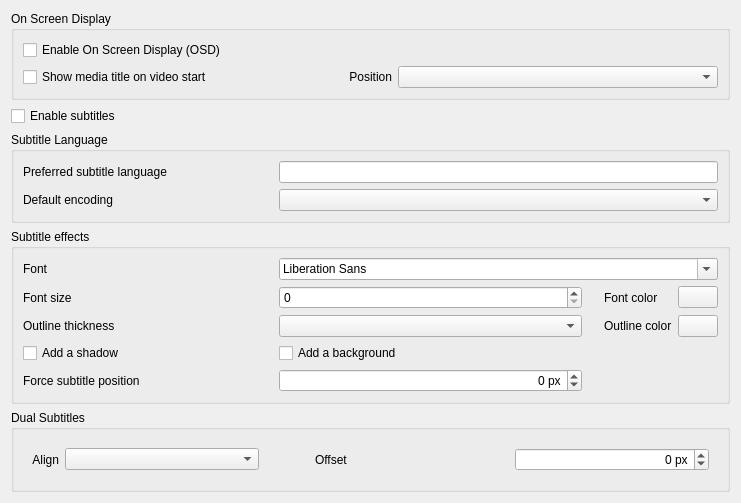
<?xml version="1.0" encoding="UTF-8"?>
<ui version="4.0">
 <author>Jean-Baptiste Kempf</author>
 <class>SPrefsSubtitles</class>
 <widget class="QWidget" name="SPrefsSubtitles">
  <property name="geometry">
   <rect>
    <x>0</x>
    <y>0</y>
    <width>741</width>
    <height>416</height>
   </rect>
  </property>
  <property name="windowTitle">
   <string>Form</string>
  </property>
  <layout class="QVBoxLayout" name="mainLayout">
   <item>
    <widget class="QGroupBox" name="groupBox_3">
     <property name="title">
      <string>On Screen Display</string>
     </property>
     <layout class="QGridLayout" name="gridLayout">
      <item row="0" column="0">
       <widget class="PreferenceToggle" name="OSDBox">
        <property name="text">
         <string>Enable On Screen Display (OSD)</string>
        </property>
       </widget>
      </item>
      <item row="1" column="0">
       <widget class="PreferenceToggle" name="OSDTitleBox">
        <property name="text">
         <string>Show media title on video start</string>
        </property>
       </widget>
      </item>
      <item row="1" column="2">
       <widget class="QComboBox" name="OSDTitlePos"/>
      </item>
      <item row="1" column="1">
       <widget class="QLabel" name="OSDTitlePosLabel">
        <property name="sizePolicy">
         <sizepolicy hsizetype="Maximum" vsizetype="Preferred">
          <horstretch>0</horstretch>
          <verstretch>0</verstretch>
         </sizepolicy>
        </property>
        <property name="text">
         <string>Position</string>
        </property>
        <property name="alignment">
         <set>Qt::AlignRight|Qt::AlignTrailing|Qt::AlignVCenter</set>
        </property>
        <property name="buddy">
         <cstring>OSDTitlePos</cstring>
        </property>
       </widget>
      </item>
     </layout>
    </widget>
   </item>
   <item>
    <widget class="PreferenceToggle" name="spuActiveBox">
     <property name="text">
      <string>Enable subtitles</string>
     </property>
    </widget>
   </item>
   <item>
    <widget class="QWidget" name="spuZone" native="true">
     <layout class="QVBoxLayout" name="spuZoneLayout">
      <property name="leftMargin">
       <number>0</number>
      </property>
      <property name="topMargin">
       <number>0</number>
      </property>
      <property name="rightMargin">
       <number>0</number>
      </property>
      <property name="bottomMargin">
       <number>0</number>
      </property>
      <item>
       <widget class="QGroupBox" name="groupBox_2">
        <property name="sizePolicy">
         <sizepolicy hsizetype="Preferred" vsizetype="Preferred">
          <horstretch>0</horstretch>
          <verstretch>0</verstretch>
         </sizepolicy>
        </property>
        <property name="title">
         <string>Subtitle Language</string>
        </property>
        <layout class="QGridLayout">
         <item row="0" column="0">
          <widget class="QLabel" name="subLangLabel">
           <property name="minimumSize">
            <size>
             <width>250</width>
             <height>0</height>
            </size>
           </property>
           <property name="text">
            <string>Preferred subtitle language</string>
           </property>
           <property name="buddy">
            <cstring>preferredLanguage</cstring>
           </property>
          </widget>
         </item>
         <item row="1" column="1">
          <widget class="QComboBox" name="encoding">
           <property name="maxVisibleItems">
            <number>12</number>
           </property>
          </widget>
         </item>
         <item row="0" column="1">
          <widget class="QLineEdit" name="preferredLanguage"/>
         </item>
         <item row="1" column="0">
          <widget class="QLabel" name="encodLabel">
           <property name="minimumSize">
            <size>
             <width>250</width>
             <height>0</height>
            </size>
           </property>
           <property name="text">
            <string>Default encoding</string>
           </property>
           <property name="buddy">
            <cstring>encoding</cstring>
           </property>
          </widget>
         </item>
        </layout>
       </widget>
      </item>
      <item>
       <widget class="QGroupBox" name="groupBox">
        <property name="title">
         <string>Subtitle effects</string>
        </property>
        <layout class="QGridLayout" name="gridLayout_2">
         <item row="0" column="0">
          <widget class="QLabel" name="fontLabel">
           <property name="minimumSize">
            <size>
             <width>250</width>
             <height>0</height>
            </size>
           </property>
           <property name="text">
            <string>Font</string>
           </property>
           <property name="buddy">
            <cstring>font</cstring>
           </property>
          </widget>
         </item>
         <item row="1" column="0">
          <widget class="QLabel" name="fontSizeLabel">
           <property name="minimumSize">
            <size>
             <width>250</width>
             <height>0</height>
            </size>
           </property>
           <property name="text">
            <string>Font size</string>
           </property>
           <property name="buddy">
            <cstring>fontSize</cstring>
           </property>
          </widget>
         </item>
         <item row="1" column="1">
          <widget class="QSpinBox" name="fontSize">
           <property name="sizePolicy">
            <sizepolicy hsizetype="Expanding" vsizetype="Fixed">
             <horstretch>0</horstretch>
             <verstretch>0</verstretch>
            </sizepolicy>
           </property>
          </widget>
         </item>
         <item row="1" column="2">
          <spacer name="fontSizeSpacer">
           <property name="orientation">
            <enum>Qt::Horizontal</enum>
           </property>
           <property name="sizeType">
            <enum>QSizePolicy::Preferred</enum>
           </property>
           <property name="sizeHint" stdset="0">
            <size>
             <width>10</width>
             <height>20</height>
            </size>
           </property>
          </spacer>
         </item>
         <item row="1" column="3">
          <widget class="QLabel" name="fontColorLabel">
           <property name="text">
            <string>Font color</string>
           </property>
           <property name="buddy">
            <cstring>fontColor</cstring>
           </property>
          </widget>
         </item>
         <item row="1" column="4">
          <widget class="QPushButton" name="fontColor"/>
         </item>
         <item row="2" column="0">
          <widget class="QLabel" name="fontEffectLabel">
           <property name="minimumSize">
            <size>
             <width>250</width>
             <height>0</height>
            </size>
           </property>
           <property name="text">
            <string>Outline thickness</string>
           </property>
           <property name="buddy">
            <cstring>effect</cstring>
           </property>
          </widget>
         </item>
         <item row="2" column="1">
          <widget class="QComboBox" name="effect">
           <property name="sizePolicy">
            <sizepolicy hsizetype="Expanding" vsizetype="Fixed">
             <horstretch>0</horstretch>
             <verstretch>0</verstretch>
            </sizepolicy>
           </property>
          </widget>
         </item>
         <item row="2" column="3">
          <widget class="QLabel" name="outlineColorLabel">
           <property name="text">
            <string>Outline color</string>
           </property>
           <property name="buddy">
            <cstring>outlineColor</cstring>
           </property>
          </widget>
         </item>
         <item row="2" column="4">
          <widget class="QPushButton" name="outlineColor"/>
         </item>
         <item row="3" column="0">
          <widget class="PreferenceToggle" name="shadowCheck">
           <property name="text">
            <string>Add a shadow</string>
           </property>
          </widget>
         </item>
         <item row="4" column="0">
          <widget class="QLabel" name="subsPosLabel">
           <property name="minimumSize">
            <size>
             <width>250</width>
             <height>0</height>
            </size>
           </property>
           <property name="text">
            <string>Force subtitle position</string>
           </property>
           <property name="buddy">
            <cstring>subsPosition</cstring>
           </property>
          </widget>
         </item>
         <item row="4" column="1">
          <widget class="QSpinBox" name="subsPosition">
           <property name="maximumSize">
            <size>
             <width>16777215</width>
             <height>16777215</height>
            </size>
           </property>
           <property name="alignment">
            <set>Qt::AlignRight|Qt::AlignTrailing|Qt::AlignVCenter</set>
           </property>
           <property name="suffix">
            <string> px</string>
           </property>
           <property name="minimum">
            <number>-1024</number>
           </property>
           <property name="maximum">
            <number>1024</number>
           </property>
          </widget>
         </item>
         <item row="0" column="1" colspan="4">
          <widget class="QFontComboBox" name="font"/>
         </item>
         <item row="3" column="1">
          <widget class="PreferenceToggle" name="backgroundCheck">
           <property name="text">
            <string>Add a background</string>
           </property>
          </widget>
         </item>
        </layout>
       </widget>
      </item>
      <item>
       <widget class="QGroupBox" name="groupBox_5">
        <property name="sizePolicy">
         <sizepolicy hsizetype="Preferred" vsizetype="Preferred">
          <horstretch>0</horstretch>
          <verstretch>0</verstretch>
         </sizepolicy>
        </property>
        <property name="title">
         <string>Dual Subtitles</string>
        </property>
        <layout class="QVBoxLayout" name="verticalLayout">
         <item>
          <widget class="QWidget" name="secondarySpuZone" native="true">
           <layout class="QGridLayout">
            <item row="0" column="1">
             <widget class="QComboBox" name="secondarySubsAlignment"/>
            </item>
            <item row="0" column="0">
             <widget class="QLabel" name="secondarySubsAlignmentLabel">
              <property name="sizePolicy">
               <sizepolicy hsizetype="Maximum" vsizetype="Preferred">
                <horstretch>0</horstretch>
                <verstretch>0</verstretch>
               </sizepolicy>
              </property>
              <property name="text">
               <string>Align</string>
              </property>
              <property name="alignment">
               <set>Qt::AlignRight|Qt::AlignTrailing|Qt::AlignVCenter</set>
              </property>
              <property name="buddy">
               <cstring>secondarySubsAlignment</cstring>
              </property>
             </widget>
            </item>
            <item row="0" column="2">
             <spacer name="secondarySubsAlignmentSpacer">
              <property name="orientation">
               <enum>Qt::Horizontal</enum>
              </property>
              <property name="sizeType">
               <enum>QSizePolicy::Preferred</enum>
              </property>
              <property name="sizeHint" stdset="0">
               <size>
                <width>50</width>
                <height>20</height>
               </size>
              </property>
             </spacer>
            </item>
            <item row="0" column="3">
             <widget class="QLabel" name="secondarySubsPosLabel">
              <property name="text">
               <string>Offset</string>
              </property>
              <property name="buddy">
               <cstring>secondarySubsPosition</cstring>
              </property>
             </widget>
            </item>
            <item row="0" column="4">
             <widget class="QSpinBox" name="secondarySubsPosition">
              <property name="maximumSize">
               <size>
                <width>16777215</width>
                <height>16777215</height>
               </size>
              </property>
              <property name="alignment">
               <set>Qt::AlignRight|Qt::AlignTrailing|Qt::AlignVCenter</set>
              </property>
              <property name="suffix">
               <string> px</string>
              </property>
              <property name="minimum">
               <number>-1024</number>
              </property>
              <property name="maximum">
               <number>1024</number>
              </property>
             </widget>
            </item>
           </layout>
          </widget>
         </item>
        </layout>
       </widget>
      </item>
     </layout>
    </widget>
   </item>
   <item>
    <spacer name="verticalSpacer">
     <property name="orientation">
      <enum>Qt::Vertical</enum>
     </property>
     <property name="sizeHint" stdset="0">
      <size>
       <width>20</width>
       <height>40</height>
      </size>
     </property>
    </spacer>
   </item>
  </layout>
 </widget>
 <tabstops>
  <tabstop>OSDBox</tabstop>
  <tabstop>OSDTitleBox</tabstop>
  <tabstop>OSDTitlePos</tabstop>
  <tabstop>spuActiveBox</tabstop>
  <tabstop>preferredLanguage</tabstop>
  <tabstop>encoding</tabstop>
  <tabstop>font</tabstop>
  <tabstop>fontSize</tabstop>
  <tabstop>fontColor</tabstop>
  <tabstop>effect</tabstop>
  <tabstop>outlineColor</tabstop>
  <tabstop>shadowCheck</tabstop>
  <tabstop>backgroundCheck</tabstop>
  <tabstop>subsPosition</tabstop>
 </tabstops>
 <customwidgets>
  <customwidget>
   <class>PreferenceToggle</class>
   <extends>QCheckBox</extends>
   <header>dialogs/preferences/preferences_widgets.hpp</header>
  </customwidget>
 </customwidgets>
 <resources/>
 <connections/>
</ui>
